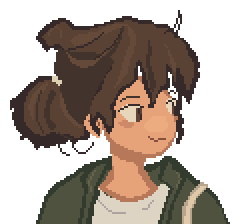
#> input picture docs/experiments/2026-10-27-original-guided-head-v02/baseline.png, 120 x 112 px, found by its file name (shown 2 times larger)
$ python check.py
#> lines starting #> are read from the running program, lines starting #| are printed output that depends on the picture
from PIL import Image,ImageDraw
from pathlib import Path
import hashlib
p=Path(__file__).parent
baseline=Image.open(p/'baseline.png').convert('RGBA').crop((24,0,104,88))
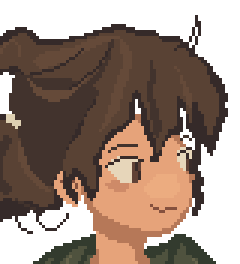
#> baseline: PIL image 80x88 RGBA (shown 3 times larger); mean R, G, B, A 75.4, 56.4, 44.9, 173.9; transparent parts drawn white
#> (the run stopped early here; a loop or call above may not have finished)
